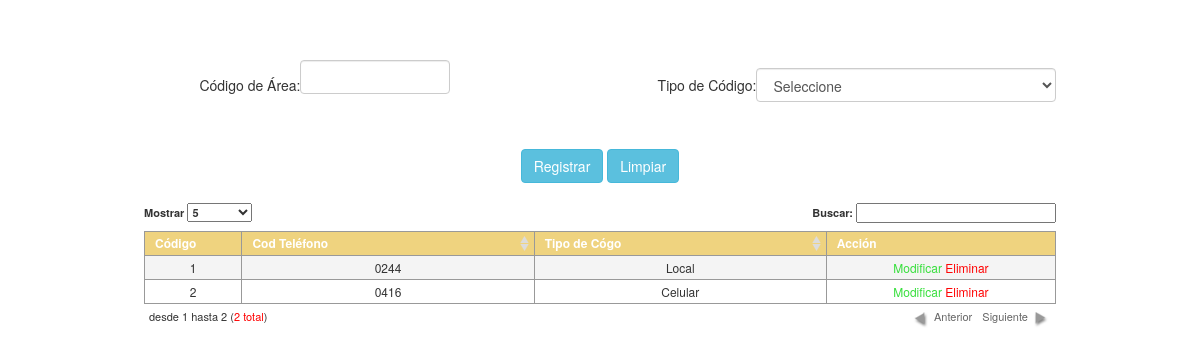
Screenshot of /vista/codigo_area.php with the database file from the repository.
### tables this page shows
CREATE TABLE `codigo_telefono` (
  `id` int(11) NOT NULL AUTO_INCREMENT,
  `codigo` varchar(50) NOT NULL,
  `tipo` int(11) NOT NULL,
  PRIMARY KEY (`id`) USING BTREE
);

### modelo/Conexion.php (called while the page is built, shortened)
<?php
class Conexion
{
    private static $_server   = 'localhost';
    private static $_user     = 'root';
    private static $_password = '123456';
    protected $bd             = 'wushu';
    private function _abrir_conn() {
        $this->_conn = new mysqli(self::$_server, self::$_user, self::$_password, $this->bd);
        if ((int) $this->_conn->connect_errno == 0) {
            $this->_state_conn = TRUE;
            $this->_conn->set_charset('utf8');
            return $this->_conn;
        }
    }
    public function _query($sql) {
        if ($this->_state_conn === TRUE) {
            $resultado = $this->_conn->query($sql);
            if($resultado){
                return $resultado;
            }else{
                return FALSE;
            }
        }
    }
    public function RetornarRegistros($sql) {
        $result = $this->_query($sql);
        if ($this->_state_conn === TRUE) {
             $count = $result->num_rows;
            if($count > 0){
            while ($row =$result->fetch_array()) {
                $rows[] = $row;
            }
            return $rows;
            }else{
                return FALSE;
            }
        }
    }
}

### vista/codigo_area.php (the view, shortened to what this page needs)
<?php
require_once '../modelo/Conexion.php';
$obj_conexion = new Conexion();
?>
<!DOCTYPE html>
<html>
    <head>
        <link href="../css/bootstrap.css" rel="stylesheet" media="screen"/>
        <link href="../css/estilos.css" rel="stylesheet" media="screen"/>
        <link href="../css/jquery.dataTables.css" rel="stylesheet" media="screen"/>
        <link href="../css/select2.css" rel="stylesheet" media="screen"/>
        <link href="../css/select2-bootstrap.css" rel="stylesheet" media="screen"/>
    </head>
    <body>
        <div style="margin-top: 5%;position: relative;display: block">
            <form id="frmestado">
                <table width="912" border="0" align="center">
                    <tr>
                        <td width="141" align="right">C&oacute;digo de &Aacute;rea:</td>
                        <td width="270">
                            <div id="d_cod"  class="form-group">
                                <input type="text" style="background-color: #ffffff; width: 150px;" class="form-control" id="cod_area" name="cod_area" value="" maxlength="4"/>
                            </div>
                        </td>
                        <td width="141" align="right">Tipo de C&oacute;digo:</td>
                        <td width="270">
                            <div id="d_cod"  class="form-group">
                                 <select name="tipo_codigo" class="form-control" id="tipo_codigo" style="float: left;">
                                     <option value="0">Seleccione</option>
                                </select>
                            </div>
                        </td>
                    </tr>
                    <tr>
                        <td colspan="4">&nbsp;</td>
                    </tr>
                    <tr>
                        <td colspan="4">&nbsp;</td>
                    </tr>
                    <tr>
                        <td colspan="4" align="center">
                            <button type="button" id="ingresar" class="btn btn-info">Registrar</button>
                            <button type="button" id="limpiar" class="btn btn-info">Limpiar</button>
                        </td>
                    </tr>
                    <tr>
                        <td colspan="4" align="center">&nbsp;</td>
                    </tr>
                    <tr>
                        <td colspan="4" align="center">
                            <table border="0" id="tbl_estado" class="dataTable">
                                <thead>
                                    <tr>
                                        <th>C&oacute;digo</th>
                                        <th>Cod Tel&eacute;fono</th>
                                        <th>Tipo de C&oacute;go</th>
                                        <th>Acci&oacute;n</th>
                                    </tr>
                                </thead>
                                <tbody>
                                    <?php
                                    $sql        = "SELECT id,codigo,tipo FROM codigo_telefono";
                                    $resgistros = $obj_conexion->RetornarRegistros($sql);
                                    $es_array = is_array($resgistros) ? TRUE : FALSE;
                                    if ($es_array == TRUE) {
                                        $tipo = 'Local';
                                        for ($i = 0; $i < count($resgistros); $i++) {
                                            if($resgistros[$i]['tipo'] == 2){
                                                $tipo = 'Celular';
                                            }
                                            ?>
                                            <tr>
                                                <td><?php echo $resgistros[$i]['id'] ?></td>
                                                <td><?php echo $resgistros[$i]['codigo'] ?></td>
                                                <td><?php echo $tipo ?></td>
                                                <td>
                                                    <span class="accion modificar">Modificar</span>
                                                    <span class="accion eliminar">Eliminar</span>
                                                </td>
                                            </tr>
                                            <?php
                                        }
                                    }
                                    ?>
                                </tbody>
                            </table>
                        </td>
                    </tr>
                    <tr>
                        <td colspan="4" align="center">&nbsp;</td>
                    </tr>
                </table>
            </form>
        </div>
    </body>
</html>

### css/estilos.css (style rules this page uses)
.modificar { color :#37df3c }
.eliminar { color :#FF0000; }
.accion { cursor: pointer; }

### vista/codigo_area.php (style rules this page uses)
body { background-color: transparent; }

### rows the page displays
codigo_telefono: id "1", codigo "0244"
codigo_telefono: id "2", codigo "0416", tipo "Celular"
